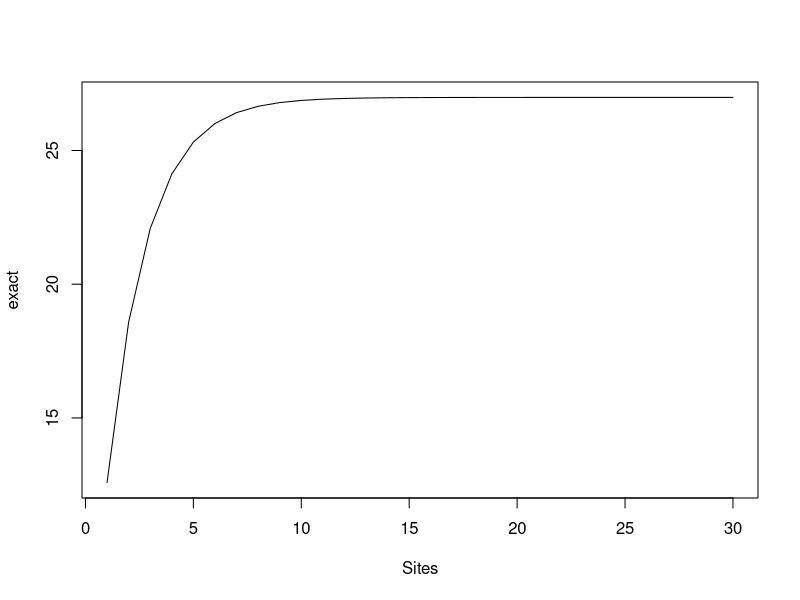

This figure's R source:
## ---- chunk 1
knitr::opts_chunk$set(echo = TRUE)
## ---- chunk 2
library(vegan)
library(tidyverse)
## ---- chunk 3
fish <- read_csv("../data_raw/Doubs_fish.csv")
head(fish)
## ---- chunk 4
fish_sac <- specaccum(fish)
## ---- chunk 5
fish_fit_sac <- fitspecaccum(fish_sac, model = "asymp")
## ---- chunk 6
coef(fish_fit_sac)
## ---- chunk 7
plot(fish_fit_sac)
## ---- chunk 8
# Don't worry about this code! 
# I'm making the frequencies of each fish species and making them into a dataframe
# The rownames are turned into a new column called "species"
abund <- as_tibble(fish_sac$freq, rownames = "species")
head(abund)
## ---- chunk 9
N <- sum(abund$value)
N
## ---- chunk 10
abund$prop <- abund$value / N
head(abund)
## ---- chunk 11
abund$ln_prop <- log(abund$prop)
head(abund)
## ---- chunk 12
abund$prop_x_lnprop <- abund$prop * abund$ln_prop
head(abund)
## ---- chunk 13
H = sum(abund$prop_x_lnprop) * -1
H
## ---- chunk 14
H_tidy <- as_tibble(fish_sac$freq, rownames = "species") %>% 
  mutate(prop = value / N, # using the N already created
         ln_prop = log(prop),
         prop_x_lnprop = prop * ln_prop) %>% 
  summarise(H = sum(prop_x_lnprop) * -1)
## ---- chunk 15
algar <- read.csv("../data_raw/algar_data.csv")
head(algar)
## ---- chunk 16
algar_long <- algar %>% 
  rownames_to_column("site") %>% 
  pivot_longer(Alces.alces:Ursus.americanus,
               names_to = "species", values_to = "abundance") %>% 
  filter(abundance > 0)
head(algar_long)
## ---- chunk 17
H_indices <- algar_long %>% 
  group_by(Deployment.Location.ID) %>%            # group the data by site
  mutate(N = sum(abundance),    # calculate the total abunddance for each site
         prop = abundance / N,  # calculate the proportion of each species per site
         ln_prop = log(prop),
         prop_ln_prop = prop * ln_prop) %>% 
  summarise(H = sum(prop_ln_prop) * -1)
H_indices
